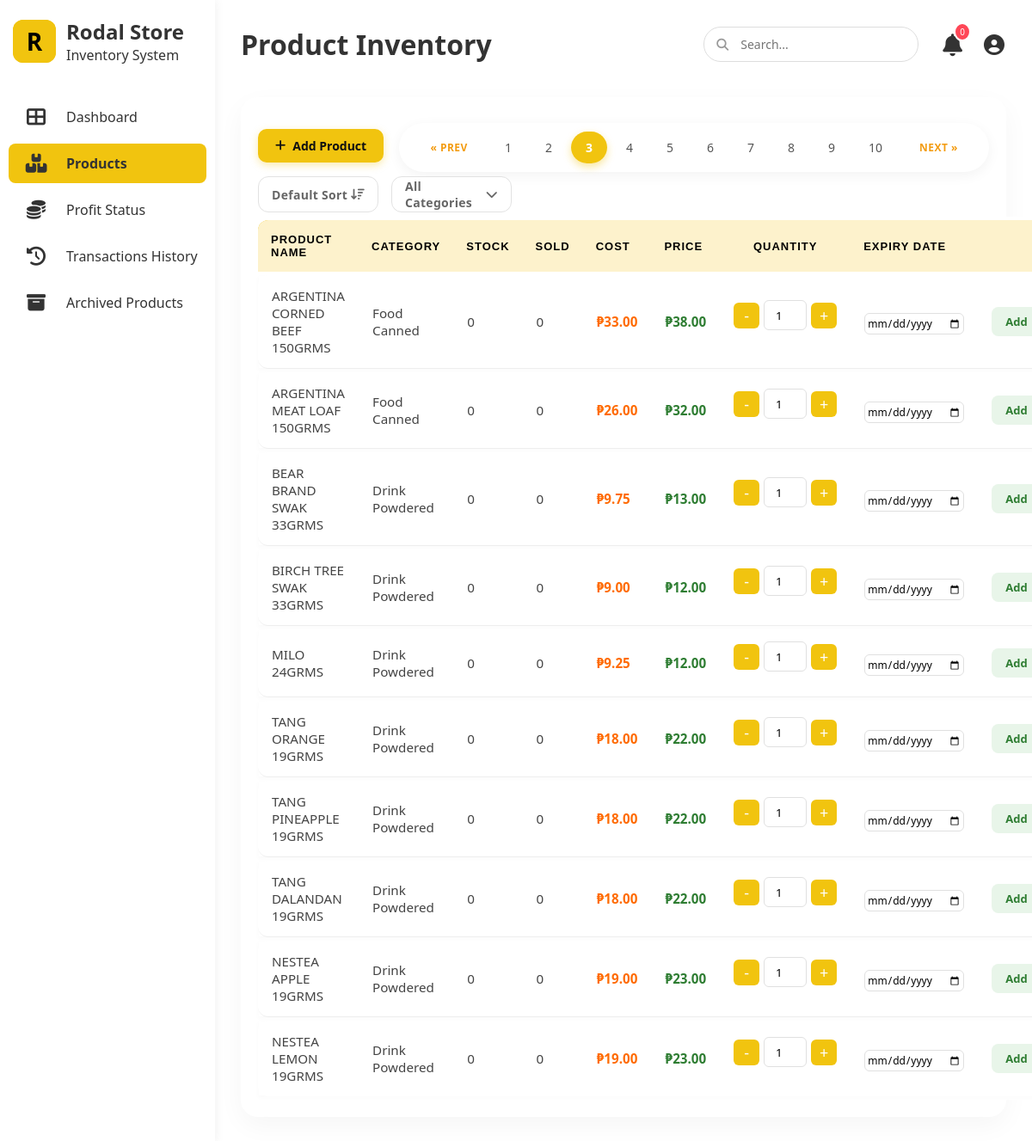
The page /stocks.php?page=3 (signed in) on the database its author committed.
### tables this page shows
CREATE TABLE `product` (
  `product_id` int(11) NOT NULL,
  `product_name` varchar(255) NOT NULL,
  `category_id` int(11) NOT NULL,
  `cost` decimal(10,2) NOT NULL,
  `price` decimal(11,2) NOT NULL,
  `product_sku` varchar(255) NOT NULL,
  `is_active` tinyint(1) DEFAULT 1
);

CREATE TABLE `category` (
  `category_id` int(11) NOT NULL,
  `category_name` varchar(255) NOT NULL
);

### stocks.php (the view, shortened to what this page needs)
<?php
require 'db_connect.php';
$search = isset($_GET['search']) ? mysqli_real_escape_string($conn, $_GET['search']) : '';
$sort = $_GET['sort'] ?? 'default';
switch ($sort) {
    default:
        $orderBy = "p.product_id ASC";
}
$limit = 10;
$page = isset($_GET['page']) ? (int) $_GET['page'] : 1;
$offset = ($page - 1) * $limit;
$conditions = [];
$conditions[] = "p.is_active = 1";
$whereClause = "WHERE " . implode(" AND ", $conditions);
$total_query = "SELECT COUNT(*) as total
                FROM product p
                JOIN category c ON p.category_id = c.category_id
                $whereClause";
$total_results_res = mysqli_query($conn, $total_query);
$total_row = mysqli_fetch_assoc($total_results_res);
$total_pages = ceil($total_row['total'] / $limit);
$sql = "SELECT p.product_id, p.product_name, p.product_sku, p.cost, p.category_id, c.category_name, p.price,
        SUM(CASE WHEN t.transaction_type = 'IN' THEN t.quantity ELSE 0 END) as total_in,
        SUM(CASE WHEN t.transaction_type = 'OUT' THEN t.quantity ELSE 0 END) as total_out
        FROM product p
        JOIN category c ON p.category_id = c.category_id
        LEFT JOIN stock_transaction t ON p.product_id = t.product_id
        $whereClause
        GROUP BY p.product_id
        ORDER BY $orderBy
        LIMIT $limit OFFSET $offset";
$result = mysqli_query($conn, $sql);
?>
<!DOCTYPE html>
<html lang="en">
<head>
    <link rel="stylesheet" href="style.css">
    <link rel="stylesheet" href="https://cdnjs.cloudflare.com/ajax/libs/font-awesome/6.4.0/css/all.min.css">
</head>
<body>
    <div class="container">
        <aside class="sidebar">
            <div class="logo">
                <a href="dashboard.php" class="logo-r">
                    <div class="logo-r">R</div>
                </a>
                <div class="logo-text">
                    <h2>Rodal Store</h2>
                    <p>Inventory System</p>
                </div>
            </div>
            <ul class="nav-links">
                <li><a href="dashboard.php"><i class="fas fa-th-large"></i> <span>Dashboard</span></a></li>
                <li class="active"><a href="stocks.php"><i class="fas fa-boxes"></i> <span>Products</span></a></li>
                <li><a href="profit_status.php"><i class="fas fa-coins"></i> <span>Profit Status</span></a></li>
                <li><a href="purchase-history.php"><i class="fas fa-history"></i><span>Transactions History</span></a>
                </li>
                <li><a href="archived_products.php"><i class="fas fa-archive"></i> <span>Archived Products</span></a>
                </li>
            </ul>
        </aside>
        <main class="main-content">
            <header>
                <div class="header-title">
                    <h1>Product Inventory</h1>
                </div>
                <div class="header-right">
                    <div class="search-bar">
                        <form method="GET" action="stocks.php">
                            <input type="text" name="search" placeholder="Search..."
                                value="<?php echo htmlspecialchars($search); ?>">
                        </form>
                    </div>
                    <div class="user-actions">
                        <div class="notification-container">
                            <button class="icon-btn" id="notifBtn">
                                <i class="fas fa-bell"></i>
                                <span class="notif-badge" id="notifCount">0</span>
                            </button>
                        </div>
                        <div class="user-profile-wrapper"
                            style="position: relative !important; display: inline-block !important; vertical-align: middle;">
                            <button class="icon-btn" id="profileBtn" style="cursor: pointer;
                                padding: 2px;
                                display: flex;
                                align-items: center;
                                justify-content: center;
                                transition: opacity 0.2s;" onmouseover="this.style.opacity='0.8'"
                                onmouseout="this.style.opacity='1'">
                                <i class="fas fa-user-circle"
                                    style="font-size: 24px !important; color: #333 !important;"></i>
                            </button>
                        </div>
                    </div>
                </div>
            </header>
            <section class="category-section">
                <div class="top-bar">
                    <button class="add-product-btn" onclick="openAddProductModal()">
                        <i class="fas fa-plus"></i> Add Product
                    </button>
                    <div class="pagination-container">
                        <?php
                        $url_params = '';
                        ?>
                        <div class="pagination">
                            <?php if ($page > 1): ?>
                                <a href="?page=<?php echo ($page - 1) . $url_params; ?>">&laquo; Prev</a>
                            <?php endif; ?>
                            <?php for ($i = 1; $i <= $total_pages; $i++): ?>
                                <a href="?page=<?php echo $i . $url_params; ?>"
                                    class="<?php echo ($page == $i) ? 'active' : ''; ?>">
                                    <?php echo $i; ?>
                                </a>
                            <?php endfor; ?>
                            <?php if ($page < $total_pages): ?>
                                <a href="?page=<?php echo ($page + 1) . $url_params; ?>">Next &raquo;</a>
                            <?php endif; ?>
                        </div>
                    </div>
                    <?php
                    $currentCat = $_GET['category'] ?? 'all';
                    ?>
                    <form method="GET" id="filterForm" action="stocks.php" style="display: flex; gap: 15px;">
                        <div class="modern-dropdown" id="sortDropdown">
                            <div class="dropdown-trigger">
                                <span>
                                    <?php
                                    $labels = [
                                        'default' => 'Default Sort',
                                        'most_sold' => 'Sales: Most Sold',
                                        'least_sold' => 'Sales: Least Sold',
                                        'alpha_asc' => 'Name: A to Z',
                                        'alpha_desc' => 'Name: Z to A',
                                        'price_asc' => 'Price: Low-High',
                                        'price_desc' => 'Price: High-Low',
                                        'stock_low' => 'Stock: Low-High',
                                        'stock_high' => 'Stock: High-Low'
                                    ];
                                    echo $labels[$sort] ?? 'Default Sort';
                                    ?>
                                </span>
                                <i class="fas fa-sort-amount-down"></i>
                            </div>
                        </div>
                        <div class="modern-dropdown" id="categoryDropdown">
                            <div class="dropdown-trigger">
                                <span id="selectedDisplay">
                                    <?php echo ($currentCat === 'all') ? 'All Categories' : str_replace('_', ' ', $currentCat); ?>
                                </span>
                                <i class="fas fa-chevron-down"></i>
                            </div>
                        </div>
                    </form>
                </div>
                <table class="grid-table">
                    <thead class="grid-thead">
                        <tr>
                            <th>Product Name</th>
                            <th>Category</th>
                            <th>Stock</th>
                            <th>Sold</th>
                            <th>Cost</th>
                            <th>Price</th>
                            <th style="text-align: center;">Quantity</th>
                            <th>Expiry Date</th>
                            <th style="text-align: center;">Action</th>
                        </tr>
                    </thead>
                    <tbody id="productBody">
                        <?php while ($row = mysqli_fetch_assoc($result)) {
                            $stock = $row['total_in'] - $row['total_out'];
                            $sold = $row['total_out'];
                            $catAttr = strtoupper(str_replace(' ', '_', $row['category_name']));
                            ?>
                            <tr data-category="<?php echo $catAttr; ?>">
                                <td><?php echo htmlspecialchars($row['product_name']); ?></td>
                                <td><?php echo ucwords(strtolower(str_replace('_', ' ', $row['category_name']))); ?></td>
                                <td><?php echo $stock; ?></td>
                                <td><?php echo $sold; ?></td>
                                <td style="font-weight: bold; color: #ff6b00;">
                                    ₱<?php echo number_format($row['cost'], 2); ?></td>
                                <td style="font-weight: bold; color: #2e7d32;">
                                    ₱<?php echo number_format($row['price'], 2); ?></td>
                                <td>
                                    <div class="quantity-box">
                                        <button onclick="changeQty(this,-1)">-</button>
                                        <input type="number" value="1" min="1" id="qty-<?php echo $row['product_id']; ?>">
                                        <button onclick="changeQty(this,1)">+</button>
                                    </div>
                                </td>
                                <td>
                                    <input type="date" id="expiry-<?php echo $row['product_id']; ?>"
                                        style="margin-top: 5px; font-size: 12px; padding: 2px;">
                                </td>
                                <td>
                                    <div class="action-group" style="display: flex; align-items: center; gap: 8px;">
                                        <button class="add-btn"
                                            onclick="updateStock(<?php echo $row['product_id']; ?>, 'IN')">Add</button>
                                    </div>
                                </td>
                            </tr>
                        <?php } ?>
                    </tbody>
                </table>
            </section>
        </main>
    </div>
</body>
</html>

### rows shown on the page
product: product_name "ARGENTINA CORNED BEEF 150GRMS", category.category_name "Food Canned", stock "0", sold "0", cost "33.00", price "38.00"
product: product_name "ARGENTINA MEAT LOAF 150GRMS", category.category_name "Food Canned", stock "0", sold "0", cost "26.00", price "32.00"
product: product_name "BEAR BRAND SWAK 33GRMS", category.category_name "Drink Powdered", stock "0", sold "0", cost "9.75", price "13.00"
product: product_name "BIRCH TREE SWAK 33GRMS", category.category_name "Drink Powdered", stock "0", sold "0", cost "9.00", price "12.00"
product: product_name "MILO 24GRMS", category.category_name "Drink Powdered", stock "0", sold "0", cost "9.25", price "12.00"
product: product_name "TANG ORANGE 19GRMS", category.category_name "Drink Powdered", stock "0", sold "0", cost "18.00", price "22.00"
product: product_name "TANG PINEAPPLE 19GRMS", category.category_name "Drink Powdered", stock "0", sold "0", cost "18.00", price "22.00"
product: product_name "TANG DALANDAN 19GRMS", category.category_name "Drink Powdered", stock "0", sold "0", cost "18.00", price "22.00"
product: product_name "NESTEA APPLE 19GRMS", category.category_name "Drink Powdered", stock "0", sold "0", cost "19.00", price "23.00"
product: product_name "NESTEA LEMON 19GRMS", category.category_name "Drink Powdered", stock "0", sold "0", cost "19.00", price "23.00"

### other values the page prints
$labels[$sort] "Default Sort"
